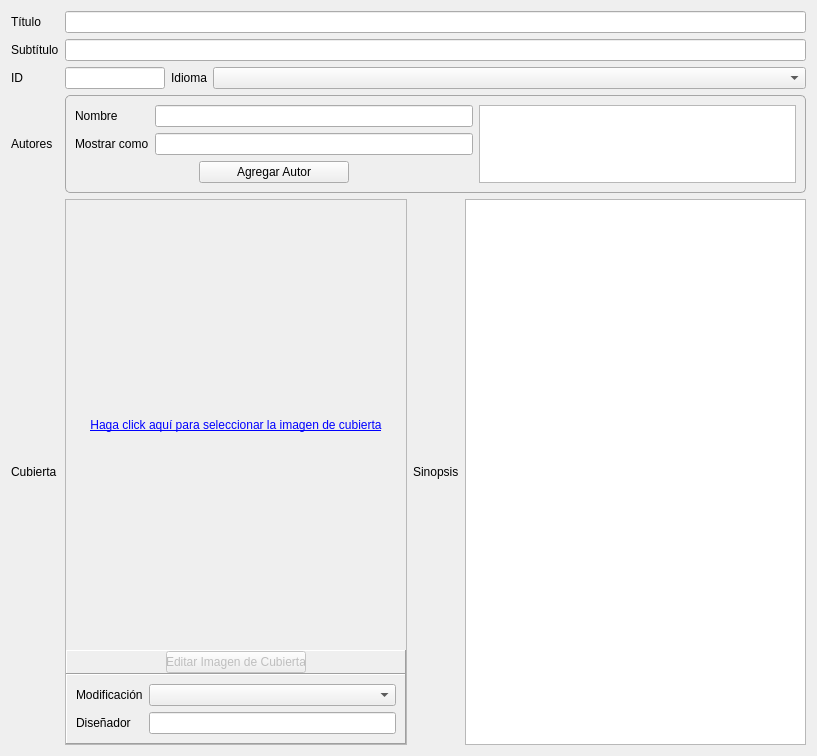
<?xml version="1.0" encoding="UTF-8"?>
<ui version="4.0">
 <class>BasicMetadata</class>
 <widget class="QWidget" name="BasicMetadata">
  <property name="geometry">
   <rect>
    <x>0</x>
    <y>0</y>
    <width>817</width>
    <height>756</height>
   </rect>
  </property>
  <property name="styleSheet">
   <string notr="true">QGroupBox
{ 
	border: 1px solid #A6A6A6; 
	border-radius: 5px; 
}</string>
  </property>
  <layout class="QGridLayout" name="gridLayout_2" rowstretch="0,0,0,0,0">
   <property name="spacing">
    <number>6</number>
   </property>
   <item row="1" column="2" colspan="5">
    <widget class="QLineEdit" name="subtitleInput">
     <property name="sizePolicy">
      <sizepolicy hsizetype="Preferred" vsizetype="Preferred">
       <horstretch>0</horstretch>
       <verstretch>0</verstretch>
      </sizepolicy>
     </property>
     <property name="maximumSize">
      <size>
       <width>16777215</width>
       <height>16777215</height>
      </size>
     </property>
     <property name="font">
      <font>
       <weight>75</weight>
       <bold>true</bold>
      </font>
     </property>
     <property name="alignment">
      <set>Qt::AlignCenter</set>
     </property>
    </widget>
   </item>
   <item row="1" column="0">
    <widget class="QLabel" name="label_2">
     <property name="sizePolicy">
      <sizepolicy hsizetype="Preferred" vsizetype="Preferred">
       <horstretch>0</horstretch>
       <verstretch>0</verstretch>
      </sizepolicy>
     </property>
     <property name="text">
      <string>Subtítulo</string>
     </property>
    </widget>
   </item>
   <item row="0" column="2" colspan="5">
    <widget class="QLineEdit" name="titleInput">
     <property name="sizePolicy">
      <sizepolicy hsizetype="Preferred" vsizetype="Preferred">
       <horstretch>0</horstretch>
       <verstretch>0</verstretch>
      </sizepolicy>
     </property>
     <property name="maximumSize">
      <size>
       <width>16777215</width>
       <height>16777215</height>
      </size>
     </property>
     <property name="font">
      <font>
       <weight>75</weight>
       <bold>true</bold>
      </font>
     </property>
     <property name="alignment">
      <set>Qt::AlignCenter</set>
     </property>
    </widget>
   </item>
   <item row="0" column="0">
    <widget class="QLabel" name="label">
     <property name="sizePolicy">
      <sizepolicy hsizetype="Preferred" vsizetype="Preferred">
       <horstretch>0</horstretch>
       <verstretch>0</verstretch>
      </sizepolicy>
     </property>
     <property name="text">
      <string>Título</string>
     </property>
    </widget>
   </item>
   <item row="4" column="0">
    <widget class="QLabel" name="label_5">
     <property name="sizePolicy">
      <sizepolicy hsizetype="Fixed" vsizetype="Preferred">
       <horstretch>0</horstretch>
       <verstretch>0</verstretch>
      </sizepolicy>
     </property>
     <property name="text">
      <string>Cubierta</string>
     </property>
    </widget>
   </item>
   <item row="3" column="0">
    <widget class="QLabel" name="label_3">
     <property name="text">
      <string>Autores</string>
     </property>
    </widget>
   </item>
   <item row="3" column="2" colspan="5">
    <widget class="QGroupBox" name="groupBox">
     <property name="sizePolicy">
      <sizepolicy hsizetype="Preferred" vsizetype="Preferred">
       <horstretch>0</horstretch>
       <verstretch>0</verstretch>
      </sizepolicy>
     </property>
     <property name="styleSheet">
      <string notr="true"/>
     </property>
     <property name="title">
      <string/>
     </property>
     <property name="flat">
      <bool>false</bool>
     </property>
     <layout class="QGridLayout" name="gridLayout_3">
      <item row="0" column="0">
       <widget class="QLabel" name="label_4">
        <property name="text">
         <string>Nombre</string>
        </property>
       </widget>
      </item>
      <item row="0" column="1">
       <widget class="QLineEdit" name="authorInput"/>
      </item>
      <item row="1" column="1">
       <widget class="QLineEdit" name="authorFileAsInput"/>
      </item>
      <item row="1" column="0">
       <widget class="QLabel" name="label_9">
        <property name="text">
         <string>Mostrar como</string>
        </property>
       </widget>
      </item>
      <item row="2" column="0" colspan="2" alignment="Qt::AlignHCenter">
       <widget class="QPushButton" name="addAuthorButton">
        <property name="sizePolicy">
         <sizepolicy hsizetype="Expanding" vsizetype="Fixed">
          <horstretch>0</horstretch>
          <verstretch>0</verstretch>
         </sizepolicy>
        </property>
        <property name="minimumSize">
         <size>
          <width>150</width>
          <height>0</height>
         </size>
        </property>
        <property name="text">
         <string>Agregar Autor</string>
        </property>
        <property name="icon">
         <iconset resource="../resources/images/images.qrc">
          <normaloff>:/add.png</normaloff>:/add.png</iconset>
        </property>
        <property name="iconSize">
         <size>
          <width>16</width>
          <height>16</height>
         </size>
        </property>
       </widget>
      </item>
      <item row="0" column="2" rowspan="3">
       <widget class="ExtendedQListWidget" name="authorsList">
        <property name="sizePolicy">
         <sizepolicy hsizetype="Expanding" vsizetype="Preferred">
          <horstretch>0</horstretch>
          <verstretch>0</verstretch>
         </sizepolicy>
        </property>
        <property name="maximumSize">
         <size>
          <width>16777215</width>
          <height>16777215</height>
         </size>
        </property>
        <property name="focusPolicy">
         <enum>Qt::ClickFocus</enum>
        </property>
       </widget>
      </item>
     </layout>
    </widget>
   </item>
   <item row="4" column="2" colspan="5">
    <layout class="QHBoxLayout" name="horizontalLayout" stretch="1,0,1">
     <item>
      <widget class="QFrame" name="frame">
       <property name="sizePolicy">
        <sizepolicy hsizetype="Expanding" vsizetype="Expanding">
         <horstretch>0</horstretch>
         <verstretch>0</verstretch>
        </sizepolicy>
       </property>
       <property name="frameShape">
        <enum>QFrame::StyledPanel</enum>
       </property>
       <property name="frameShadow">
        <enum>QFrame::Sunken</enum>
       </property>
       <layout class="QVBoxLayout" name="verticalLayout_4">
        <property name="spacing">
         <number>0</number>
        </property>
        <property name="margin">
         <number>0</number>
        </property>
        <item>
         <widget class="ExtendedQLabel" name="coverImage">
          <property name="sizePolicy">
           <sizepolicy hsizetype="Ignored" vsizetype="Ignored">
            <horstretch>0</horstretch>
            <verstretch>0</verstretch>
           </sizepolicy>
          </property>
          <property name="maximumSize">
           <size>
            <width>16777215</width>
            <height>16777215</height>
           </size>
          </property>
          <property name="text">
           <string>&lt;html&gt;&lt;head/&gt;&lt;body&gt;&lt;p&gt;&lt;span style=&quot; text-decoration: underline; color:#0000ff;&quot;&gt;Haga click aquí para seleccionar la imagen de cubierta&lt;/span&gt;&lt;/p&gt;&lt;/body&gt;&lt;/html&gt;</string>
          </property>
          <property name="scaledContents">
           <bool>true</bool>
          </property>
          <property name="alignment">
           <set>Qt::AlignCenter</set>
          </property>
          <property name="wordWrap">
           <bool>true</bool>
          </property>
         </widget>
        </item>
        <item>
         <widget class="QFrame" name="frame_2">
          <property name="sizePolicy">
           <sizepolicy hsizetype="Preferred" vsizetype="Fixed">
            <horstretch>0</horstretch>
            <verstretch>0</verstretch>
           </sizepolicy>
          </property>
          <property name="frameShape">
           <enum>QFrame::Panel</enum>
          </property>
          <property name="frameShadow">
           <enum>QFrame::Raised</enum>
          </property>
          <layout class="QHBoxLayout" name="horizontalLayout_2">
           <property name="spacing">
            <number>6</number>
           </property>
           <property name="margin">
            <number>0</number>
           </property>
           <item>
            <widget class="QPushButton" name="editCoverImageButton">
             <property name="enabled">
              <bool>false</bool>
             </property>
             <property name="sizePolicy">
              <sizepolicy hsizetype="Preferred" vsizetype="Fixed">
               <horstretch>0</horstretch>
               <verstretch>0</verstretch>
              </sizepolicy>
             </property>
             <property name="maximumSize">
              <size>
               <width>140</width>
               <height>16777215</height>
              </size>
             </property>
             <property name="text">
              <string>Editar Imagen de Cubierta</string>
             </property>
            </widget>
           </item>
          </layout>
         </widget>
        </item>
        <item>
         <widget class="QFrame" name="frame_7">
          <property name="sizePolicy">
           <sizepolicy hsizetype="Preferred" vsizetype="Fixed">
            <horstretch>0</horstretch>
            <verstretch>0</verstretch>
           </sizepolicy>
          </property>
          <property name="styleSheet">
           <string notr="true"/>
          </property>
          <property name="frameShape">
           <enum>QFrame::Panel</enum>
          </property>
          <property name="frameShadow">
           <enum>QFrame::Raised</enum>
          </property>
          <layout class="QGridLayout" name="gridLayout_5">
           <item row="0" column="0">
            <widget class="QLabel" name="label_12">
             <property name="text">
              <string>Modificación</string>
             </property>
            </widget>
           </item>
           <item row="0" column="1">
            <widget class="QComboBox" name="coverModificationInput"/>
           </item>
           <item row="1" column="0">
            <widget class="QLabel" name="label_13">
             <property name="text">
              <string>Diseñador</string>
             </property>
            </widget>
           </item>
           <item row="1" column="1">
            <widget class="QLineEdit" name="coverDesignerInput"/>
           </item>
          </layout>
         </widget>
        </item>
       </layout>
      </widget>
     </item>
     <item>
      <widget class="QLabel" name="label_6">
       <property name="sizePolicy">
        <sizepolicy hsizetype="Fixed" vsizetype="Preferred">
         <horstretch>0</horstretch>
         <verstretch>0</verstretch>
        </sizepolicy>
       </property>
       <property name="text">
        <string>Sinopsis</string>
       </property>
      </widget>
     </item>
     <item>
      <widget class="QPlainTextEdit" name="synopsisInput">
       <property name="sizePolicy">
        <sizepolicy hsizetype="Expanding" vsizetype="Expanding">
         <horstretch>1</horstretch>
         <verstretch>0</verstretch>
        </sizepolicy>
       </property>
       <property name="frameShape">
        <enum>QFrame::StyledPanel</enum>
       </property>
      </widget>
     </item>
    </layout>
   </item>
   <item row="2" column="0">
    <widget class="QLabel" name="label_7">
     <property name="text">
      <string>ID</string>
     </property>
    </widget>
   </item>
   <item row="2" column="2">
    <widget class="QLineEdit" name="idInput">
     <property name="sizePolicy">
      <sizepolicy hsizetype="Preferred" vsizetype="Fixed">
       <horstretch>0</horstretch>
       <verstretch>0</verstretch>
      </sizepolicy>
     </property>
     <property name="maximumSize">
      <size>
       <width>100</width>
       <height>16777215</height>
      </size>
     </property>
    </widget>
   </item>
   <item row="2" column="3">
    <widget class="QLabel" name="label_8">
     <property name="sizePolicy">
      <sizepolicy hsizetype="Fixed" vsizetype="Preferred">
       <horstretch>0</horstretch>
       <verstretch>0</verstretch>
      </sizepolicy>
     </property>
     <property name="text">
      <string>Idioma</string>
     </property>
    </widget>
   </item>
   <item row="2" column="4" colspan="3">
    <widget class="QComboBox" name="languageInput">
     <property name="sizePolicy">
      <sizepolicy hsizetype="Expanding" vsizetype="Fixed">
       <horstretch>0</horstretch>
       <verstretch>0</verstretch>
      </sizepolicy>
     </property>
    </widget>
   </item>
  </layout>
 </widget>
 <customwidgets>
  <customwidget>
   <class>ExtendedQLabel</class>
   <extends>QLabel</extends>
   <header>epubcreator.gui.custom_widgets</header>
  </customwidget>
  <customwidget>
   <class>ExtendedQListWidget</class>
   <extends>QListWidget</extends>
   <header>epubcreator.gui.custom_widgets</header>
  </customwidget>
 </customwidgets>
 <tabstops>
  <tabstop>titleInput</tabstop>
  <tabstop>subtitleInput</tabstop>
  <tabstop>idInput</tabstop>
  <tabstop>languageInput</tabstop>
  <tabstop>authorInput</tabstop>
  <tabstop>authorFileAsInput</tabstop>
  <tabstop>addAuthorButton</tabstop>
  <tabstop>coverModificationInput</tabstop>
  <tabstop>coverDesignerInput</tabstop>
  <tabstop>synopsisInput</tabstop>
 </tabstops>
 <resources>
  <include location="../resources/images/images.qrc"/>
 </resources>
 <connections/>
</ui>
